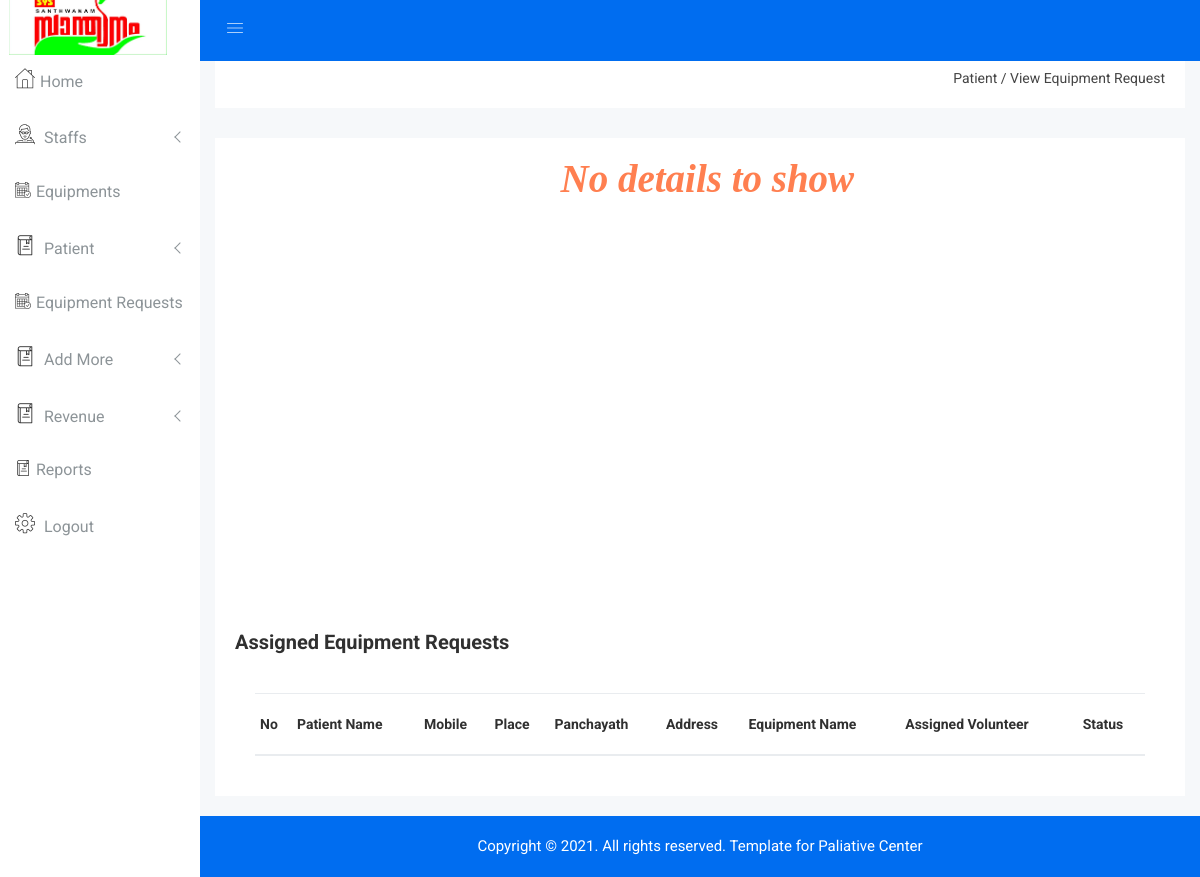
The app's page /Admin/view_equiprequest.php, older data.
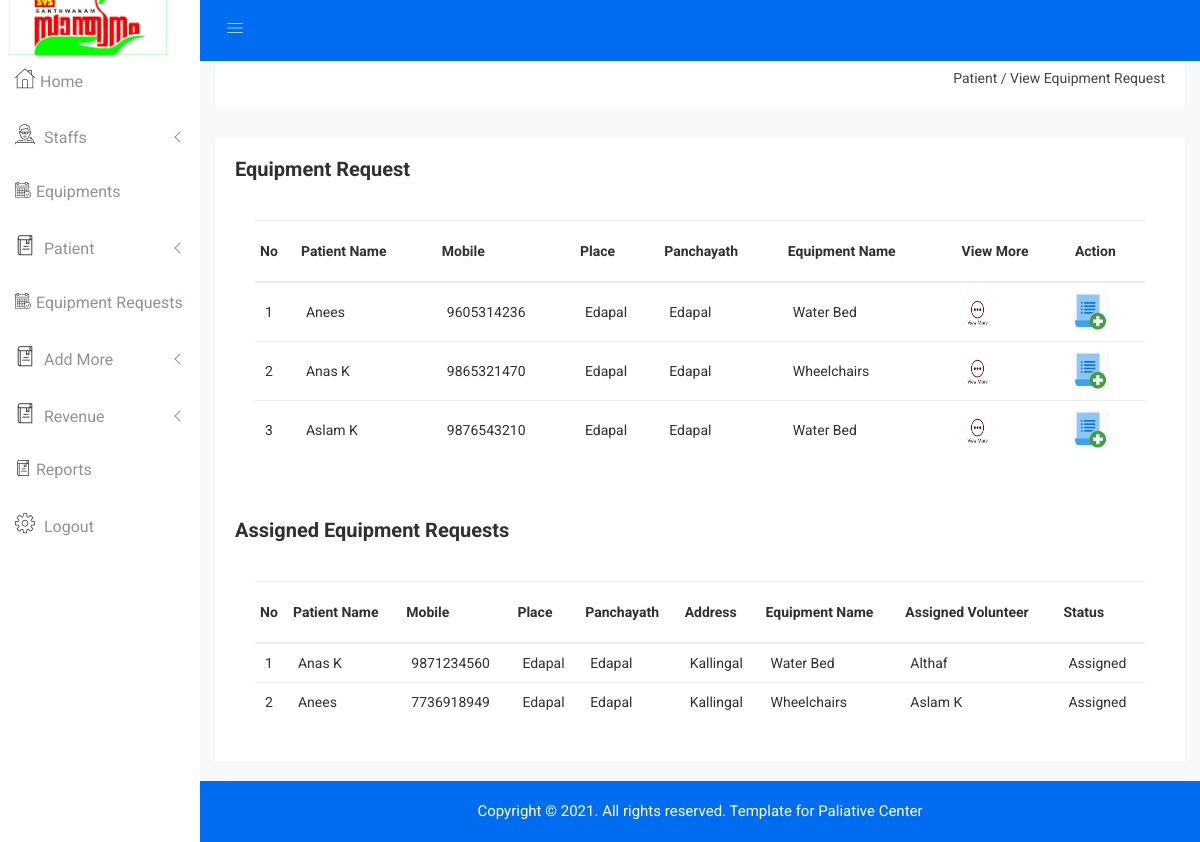
The same page, newer data.
### tables this page shows
CREATE TABLE `equipment_request` (
  `req_id` int(5) NOT NULL,
  `patient` int(5) NOT NULL,
  `equipment` int(5) NOT NULL,
  `status` varchar(15) NOT NULL
);

CREATE TABLE `patient` (
  `pid` int(5) NOT NULL,
  `pname` varchar(30) NOT NULL,
  `mobile` bigint(12) NOT NULL,
  `dob` date NOT NULL,
  `gender` varchar(10) NOT NULL,
  `place` varchar(25) NOT NULL,
  `panchayath` varchar(25) NOT NULL,
  `ward` int(5) NOT NULL,
  `address` varchar(50) NOT NULL,
  `pincode` int(8) NOT NULL,
  `disease` varchar(30) NOT NULL
);

CREATE TABLE `equipments` (
  `eid` int(5) NOT NULL,
  `e_name` varchar(15) NOT NULL,
  `e_stock` int(10) NOT NULL,
  `e_date` date NOT NULL,
  `image` varchar(250) NOT NULL,
  `description` varchar(100) NOT NULL
);

CREATE TABLE `transport` (
  `tid` int(5) NOT NULL,
  `equipment` int(5) NOT NULL,
  `patient` int(5) NOT NULL,
  `volunteer` int(5) NOT NULL,
  `request_id` int(5) NOT NULL,
  `tr_status` varchar(15) NOT NULL,
  `tr_assdate` date NOT NULL
);

CREATE TABLE `volunteer` (
  `vid` int(5) NOT NULL,
  `name` varchar(20) NOT NULL,
  `mobile` bigint(12) NOT NULL,
  `dob` date NOT NULL,
  `place` varchar(20) NOT NULL,
  `panchayath` varchar(30) NOT NULL,
  `address` varchar(30) NOT NULL
);

### Admin/view_equiprequest.php (the view, shortened to what the rows shown need)
<?php
include "header.php";
?>
<div class="product-status mg-b-15">
    <div class="container-fluid">
        <div class="row">
            <div class="col-lg-12 col-md-12 col-sm-12 col-xs-12">
                <div class="product-status-wrap">
                    <?php
                    $sq=mysqli_query($con,"select * from equipment_request where status='pending'");
                    if(mysqli_num_rows($sq)==0){
                        echo "<h2 style='margin-left: 35%;color:coral;font-family: Times;font-style: italic;font-size: 39px;'>No details to show</h2><br><br><br><br><br><br><br><br><br><br><br><br><br><br><br><br><br><br><br>";
                    }else {
                        ?>
                        <div class="asset-inner">
                            <div class="row">
                                <div class="col-lg-12 col-md-12 col-sm-12 col-xs-12">
                                    <div class="sparkline13-list">
                                        <div class="sparkline13-graph">
                                            <div class="datatable-dashv1-list custom-datatable-overright">
                                                <table id="table" data-toggle="table" data-pagination="true"
                                                       data-search="true">
                                                    <thead>
                                                    <tr>
                                                        <th data-field="id">No</th>
                                                        <th data-field="pname" data-editable="true">Patient Name</th>
                                                        <th data-field="mobile" data-editable="true">Mobile</th>
                                                        <th data-field="place" data-editable="true">Place</th>
                                                        <th data-field="place" data-editable="true">Panchayath</th>
                                                        <th data-field="ename" data-editable="true">Equipment Name</th>
                                                        <th data-field="viewmore">View More</th>
                                                        <th data-field="assign">Action</th>
                                                    </tr>
                                                    </thead>
                                                    <tbody style="text-transform: capitalize">
                                                    <?php
                                                    $i = 1;
                                                    $view = mysqli_query($con, "select *from equipments inner join equipment_request on equipments.eid=equipment_request.equipment inner join patient on equipment_request.patient=patient.pid where equipment_request.status='pending' ");
                                                    while ($row = mysqli_fetch_array($view)) {
                                                        ?>
                                                        <tr>
                                                            <td><?php echo $i ?></td>
                                                            <td><?php echo $row['pname'] ?></td>
                                                            <td><?php echo $row['mobile'] ?></td>
                                                            <td><?php echo $row['place'] ?></td>
                                                            <td><?php echo $row['panchayath'] ?></td>
                                                            <td><?php echo $row['e_name'] ?></td>
                                                            <td>
                                                                <a href="viewmore_request.php?id=<?php echo $row['req_id'] ?>"
                                                                   data-toggle="tooltip" title="Edit"
                                                                   class="pd-setting-ed"><img src="img/viewmore.png"
                                                                                              style="height: 40px;width: 39px;margin-left: -9px;"></a>
                                                            </td>
                                                            <td>
                                                                <a href="assign_transport.php?id=<?php echo $row['req_id'] ?>"
                                                                   data-toggle="tooltip" title="Edit"
                                                                   class="pd-setting-ed"><img src="img/add.png"
                                                                                              style="height: 40px;width: 39px;margin-left: -9px;"></a>
                                                            </td>
                                                        </tr>
                                                        <?php
                                                        $i++;
                                                    }
                                                    ?>
                                                    </tbody>
                                                </table>
                                            </div>
                                        </div>
                                    </div>
                                </div>
                            </div>
                        </div>
                        <?php
                    }
                    ?>
                </div>
                <div class="product-status-wrap">
                    <div class="asset-inner">
                        <div class="row">
                            <div class="col-lg-12 col-md-12 col-sm-12 col-xs-12">
                                <div class="sparkline13-list">
                                    <div class="sparkline13-graph">
                                        <div class="datatable-dashv1-list custom-datatable-overright">
                                            <table id="table" data-toggle="table" data-pagination="true"
                                                   data-search="true">
                                                <thead>
                                                <tr>
                                                    <th data-field="id">No</th>
                                                    <th data-field="pname" data-editable="true">Patient Name</th>
                                                    <th data-field="mobile" data-editable="true">Mobile</th>
                                                    <th data-field="place" data-editable="true">Place</th>
                                                    <th data-field="panchayath" data-editable="true">Panchayath</th>
                                                    <th data-field="address" data-editable="true">Address</th>
                                                    <th data-field="ename" data-editable="true">Equipment Name</th>
                                                    <th data-field="vname" data-editable="true">Assigned Volunteer</th>
                                                    <th data-field="status" data-editable="true">Status</th>
                                                </tr>
                                                </thead>
                                                <tbody style="text-transform: capitalize">
                                                <?php
                                                $i = 1;
                                                $view = mysqli_query($con, "select *from patient inner join transport on patient.pid=transport.patient inner join equipments on  transport.equipment=equipments.eid inner join volunteer on transport.volunteer=volunteer.vid where transport.tr_status='assigned' ");
                                                while ($row = mysqli_fetch_array($view)) {
                                                    ?>
                                                    <tr>
                                                        <td><?php echo $i ?></td>
                                                        <td><?php echo $row['pname'] ?></td>
                                                        <td><?php echo $row['mobile'] ?></td>
                                                        <td><?php echo $row['place'] ?></td>
                                                        <td><?php echo $row['panchayath'] ?></td>
                                                        <td><?php echo $row['address'] ?></td>
                                                        <td><?php echo $row['e_name'] ?></td>
                                                        <td><?php echo $row['name'] ?></td>
                                                        <td><?php echo $row['tr_status'] ?></td>
                                                    </tr>
                                                    <?php
                                                    $i++;
                                                }
                                                ?>
                                                </tbody>
                                            </table>
                                        </div>
                                    </div>
                                </div>
                            </div>
                        </div>
                    </div>
                </div>
            </div>
        </div>
    </div>
</div>
<?php
include "footer.php";
?>
</body>
</html>

Row changes from the older to the newer data that the page shows:
added equipment_request: patient.pname "Anees", patient.mobile "9605314236", patient.place "Edapal", patient.panchayath "Edapal", equipment.e_name "Water Bed"
added equipment_request: patient.pname "Anas K", patient.mobile "9865321470", patient.place "Edapal", patient.panchayath "Edapal", equipment.e_name "Wheelchairs"
added equipment_request: patient.pname "Aslam K", patient.mobile "9876543210", patient.place "Edapal", patient.panchayath "Edapal", equipment.e_name "Water Bed"
added transport: patient.pname "Anas K", volunteer.mobile "9871234560", volunteer.place "Edapal", volunteer.panchayath "Edapal", volunteer.address "Kallingal", equipment.e_name "Water Bed", volunteer.name "Althaf", tr_status "Assigned"
added transport: patient.pname "Anees", volunteer.mobile "7736918949", volunteer.place "Edapal", volunteer.panchayath "Edapal", volunteer.address "Kallingal", equipment.e_name "Wheelchairs", volunteer.name "Aslam K", tr_status "Assigned"
Text that changed along with them:
text no longer shown: "No details to show"
text now shown: "Equipment Request No Patient Name Mobile Place Panchayath Equipment Name View More Action"
